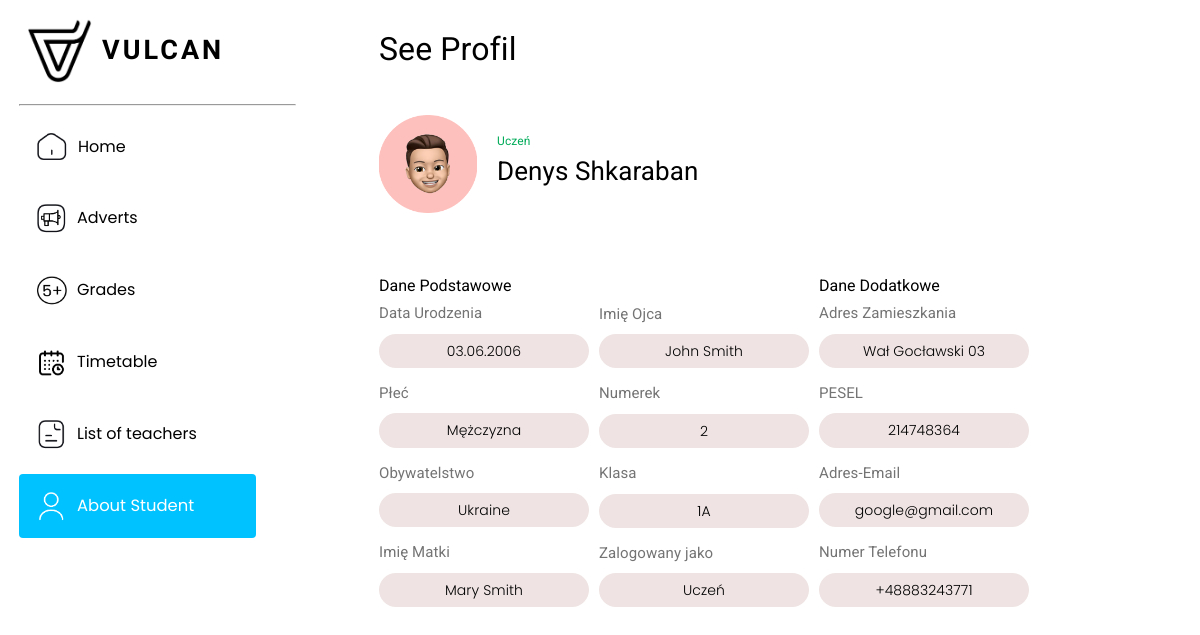
Page /php/aboutStudent.php on the committed database.
### tables this page shows
CREATE TABLE `student` (
  `id` int(11) UNSIGNED NOT NULL,
  `firstName` varchar(50) NOT NULL,
  `lastName` varchar(50) NOT NULL,
  `birthday` varchar(30) NOT NULL,
  `sex` varchar(30) NOT NULL,
  `obywatelstwo` varchar(50) NOT NULL,
  `motherName` varchar(50) NOT NULL,
  `fatherName` varchar(50) NOT NULL,
  `klass` varchar(10) NOT NULL,
  `adress` varchar(50) NOT NULL,
  `pesel` int(20) NOT NULL,
  `email` varchar(50) NOT NULL,
  `pass` varchar(255) NOT NULL,
  `numer` varchar(20) NOT NULL
);

### php/aboutStudent.php (the view, shortened to what this page needs)
<!DOCTYPE html>
<html lang="en">
<head>
    <link rel="stylesheet" href="../css/reset.css">
    <link rel="stylesheet" href="../css/aboutStudent.css">
</head>
<body>
    <div class="container">
        <div class="menu">
            <div class="logo">
                <img src="../img/logo/logo.png" alt="logo">
                <p>VULCAN</p>
            </div>
            <hr>
            <div class="links">
                <a href="home.php" class="link">
                    <div class="link_container">
                        <img src="../img/menu/home.png" alt="img" class="home_img">
                        <p>Home</p>
                    </div>
                </a>
                <a href="adverts.php" class="link">
                    <div class="link_container">
                        <img src="../img/menu/adverts.png" alt="img" class="adverts_img">
                        <p>Adverts</p>
                    </div>
                </a>
                <a href="grades.php" class="link">
                    <div class="link_container">
                        <img src="../img/menu/grades.png" alt="img" class="grades_img">
                        <p>Grades</p>
                    </div>
                </a>
                <a href="../html/timetable.html" class="link">
                    <div class="link_container">
                        <img src="../img/menu/timetable.png" alt="img" class="timetable_img">
                        <p>Timetable</p>
                    </div>
                </a>
                <a href="teacherList.php" class="link">
                    <div class="link_container">
                        <img src="../img/menu/teacherList.png" alt="img" class="teacherList_img">
                        <p>List of teachers</p>
                    </div>
                </a>
                <a href="aboutStudent.php" class="active_link link">
                    <div class="active_link_container">
                        <img src="../img/menu/student_active.png" alt="img" class="aboutStudent_img">
                        <p>About Student</p>
                    </div>
                </a>
            </div>
        </div>
        <main class="main">
            <div class="header">
                <h1 class="title">
                    See Profil
                </h1>
                <div class="aboutStudent">
                    <img src="../img/home/first_schoolBoy.png" alt="Student">
                    <div class="aboutStudent_text">
                        <p>Uczeń</p>
                        <?php
                            require 'connect.php';
                            $student = mysqli_query($conn, "SELECT * FROM `student` WHERE id = 2;");
                            $student = mysqli_fetch_array($student);
                            echo '<p class="studentName">'.$student['firstName']. ' '. $student['lastName'].'</p>' ;
                        ?>
                    </div>
                </div>
            </div>
            <div class="content">
                <div class="left">
                    <h2>
                        Dane Podstawowe
                    </h2>
                    <div class="birthday">
                        <h3 class="dataTitle">
                            Data Urodzenia
                        </h3>
                        <div class="data">
                            <?php
                                echo $student['birthday'];
                            ?>
                        </div>
                    </div>
                    <div class="sex">
                        <h3 class="dataTitle">
                            Płeć
                        </h3>
                        <div class="data">
                            <?php
                                echo $student['sex'];
                            ?>
                        </div>
                    </div>
                    <div class="obywatelstwo">
                        <h3 class="dataTitle">
                            Obywatelstwo
                        </h3>
                        <div class="data">
                            <?php
                                echo $student['obywatelstwo'];
                            ?>
                        </div>
                    </div>
                    <div class="mother">
                        <h3 class="dataTitle">
                            Imię Matki
                        </h3>
                        <div class="data">
                            <?php
                                echo $student['motherName'];
                            ?>
                        </div>
                    </div>
                </div>
                <div class="center">
                    <div class="father">
                        <h3 class="dataTitle">
                            Imię Ojca
                        </h3>
                        <div class="data">
                            <?php
                                echo $student['fatherName'];
                            ?>
                        </div>
                    </div>
                    <div class="numer">
                        <h3 class="dataTitle">
                            Numerek
                        </h3>
                        <div class="data">
                            <?php
                                echo $student['id'];
                            ?>
                        </div>
                    </div>
                    <div class="klas">
                        <h3 class="dataTitle">
                            Klasa
                        </h3>
                        <div class="data">
                            <?php
                                echo $student['klass'];
                            ?>
                        </div>
                    </div>
                    <div class="login">
                        <h3 class="dataTitle">
                            Zalogowany jako
                        </h3>
                        <div class="data">
                            Uczeń
                        </div>
                    </div>
                </div>
                <div class="right">
                    <h2>
                        Dane Dodatkowe
                    </h2>
                    <div class="street">
                        <h3 class="dataTitle">
                            Adres Zamieszkania
                        </h3>
                        <div class="data">
                            <?php
                                echo $student['adress'];
                            ?>
                        </div>
                    </div>
                    <div class="pesel">
                        <h3 class="dataTitle">
                            PESEL
                        </h3>
                        <div class="data">
                            <?php
                                echo $student['pesel'];
                            ?>
                        </div>
                    </div>
                    <div class="email">
                        <h3 class="dataTitle">
                            Adres-Email
                        </h3>
                        <div class="data">
                            <?php
                                echo $student['email'];
                            ?>
                        </div>
                    </div>
                    <div class="numer">
                        <h3 class="dataTitle">
                            Numer Telefonu
                        </h3>
                        <div class="data">
                            <?php
                                echo $student['numer'];
                            ?>
                        </div>
                    </div>
                </div>
            </div>
        </main>
    </div>
</body>
</html>

### css/aboutStudent.css (style rules this page uses)
body { font-family: 'Roboto'; height: 100vh; }
.container { display: flex; margin-right: auto; margin-left: auto; padding-left: 19px; padding-right: 19px; padding-top: 18px; height: calc(100vh - 18px); }
.logo { display: flex; margin-left: 8px; margin-bottom: 21px; }
.logo img { width: 65px; margin-right: 10px; }
.logo p { font-family: 'Mulish'; font-style: normal; font-weight: 800; font-size: 27px; line-height: 25px; letter-spacing: 3px; color: #000000; margin-top: auto; margin-bottom: auto; }
hr { margin-bottom: 9px; width: calc(100% + 70px); }
.menu { margin-right: 100px; position: fixed; }
.link { display: block; margin-bottom: 8px; }
.link_container { width: 100%; display: flex; border-radius: 4px; padding: 16px; }
.link_container p { font-family: 'Poppins'; font-style: normal; font-weight: 400; font-size: 16px; line-height: 140%; color: #000000; margin-top: auto; margin-bottom: auto; }
.active_link { pointer-events: none; }
.active_link_container { width: 100%; background: #00C2FF; display: flex; border-radius: 4px; padding: 16px; }
.active_link_container p { margin-top: auto; margin-bottom: auto; font-family: 'Poppins'; font-style: normal; font-weight: 400; font-size: 16.4px; line-height: 140%; color: #FFFFFF; }
.link img { margin-right: 10px; }
.home_img { width: 33px; height: 31px; }
.adverts_img, .grades_img, .teacherList_img, .timetable_img, .aboutStudent_img { width: 32px; height: 32px; }
.main { padding-top: 11px; margin-left: 360px; }
.header { margin-bottom: 65px; }
.title { font-family: 'Roboto'; font-style: normal; font-weight: 400; font-size: 32px; line-height: 130%; letter-spacing: 0.1px; color: #000000; margin-bottom: 44px; }
.aboutStudent { display: flex; margin-bottom: 34px; }
.aboutStudent img { margin-right: 20px; width: 98px; height: 98px; }
.aboutStudent_text { margin-top: auto; margin-bottom: auto; }
.aboutStudent_text p { font-family: 'Roboto'; font-style: normal; font-weight: 400; font-size: 12px; line-height: 130%; display: flex; align-items: center; letter-spacing: 0.1px; color: #00AB59; margin-bottom: 5px; }
.aboutStudent .studentName { font-family: 'Roboto'; font-style: normal; font-weight: 400; font-size: 26px; line-height: 33px; display: flex; align-items: center; color: #000000; }
.content { width: calc(100vw - 550px); display: flex; justify-content: space-between; align-items: center; }
.content h2 { font-family: 'Roboto'; font-style: normal; font-weight: 400; font-size: 16px; color: #000000; margin-bottom: 10px; }
.dataTitle { font-family: 'Roboto'; font-style: normal; font-weight: 400; font-size: 15px; line-height: 130%; letter-spacing: 0.1px; color: #747474; margin-bottom: 10px; }
.data { font-family: 'Poppins'; font-style: normal; font-weight: 300; font-size: 14px; line-height: 130%; text-align: center; letter-spacing: 0.1px; color: #000000; background: #EFE3E3; border-radius: 20px; padding-left: 10px; padding-right: 10px; padding-top: 8px; padding-bottom: 8px; min-width: 110px; width: 190px; margin-bottom: 16px; }
.father { margin-top: 27px; }

### rows in the picture
student: firstName "Denys", lastName "Shkaraban", birthday "03.06.2006", sex "Mężczyzna", obywatelstwo "Ukraine", motherName "Mary Smith", fatherName "John Smith", id "2", klass "1A", adress "Wał Gocławski 03", pesel "214748364", email "google@gmail.com", numer "+48883243771"
